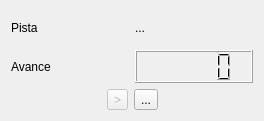
<?xml version="1.0" encoding="UTF-8"?>
<ui version="4.0">
 <class>Form</class>
 <widget class="QWidget" name="Form">
  <property name="geometry">
   <rect>
    <x>0</x>
    <y>0</y>
    <width>264</width>
    <height>121</height>
   </rect>
  </property>
  <property name="windowTitle">
   <string>Form</string>
  </property>
  <layout class="QGridLayout" name="gridLayout">
   <item row="0" column="0">
    <layout class="QVBoxLayout" name="verticalLayout_2">
     <item>
      <layout class="QHBoxLayout" name="horizontalLayout_2">
       <item>
        <widget class="QLabel" name="label">
         <property name="text">
          <string>Pista</string>
         </property>
        </widget>
       </item>
       <item>
        <widget class="QLabel" name="lblNombre">
         <property name="text">
          <string>...</string>
         </property>
        </widget>
       </item>
      </layout>
     </item>
     <item>
      <layout class="QHBoxLayout" name="horizontalLayout_3">
       <item>
        <widget class="QLabel" name="label_4">
         <property name="text">
          <string>Avance</string>
         </property>
        </widget>
       </item>
       <item>
        <widget class="QLCDNumber" name="lcdAvance"/>
       </item>
      </layout>
     </item>
    </layout>
   </item>
   <item row="1" column="0">
    <layout class="QHBoxLayout" name="horizontalLayout">
     <item>
      <spacer name="horizontalSpacer">
       <property name="orientation">
        <enum>Qt::Horizontal</enum>
       </property>
       <property name="sizeHint" stdset="0">
        <size>
         <width>40</width>
         <height>20</height>
        </size>
       </property>
      </spacer>
     </item>
     <item>
      <widget class="QToolButton" name="btnPlay">
       <property name="enabled">
        <bool>false</bool>
       </property>
       <property name="text">
        <string>&gt;</string>
       </property>
      </widget>
     </item>
     <item>
      <widget class="QToolButton" name="btnArchivo">
       <property name="text">
        <string>...</string>
       </property>
      </widget>
     </item>
     <item>
      <spacer name="horizontalSpacer_2">
       <property name="orientation">
        <enum>Qt::Horizontal</enum>
       </property>
       <property name="sizeHint" stdset="0">
        <size>
         <width>40</width>
         <height>20</height>
        </size>
       </property>
      </spacer>
     </item>
    </layout>
   </item>
  </layout>
 </widget>
 <resources/>
 <connections/>
</ui>
